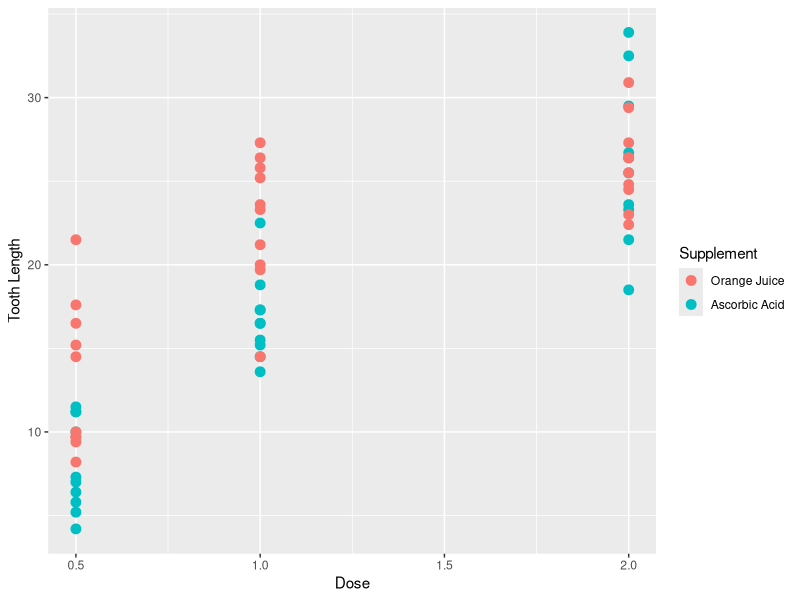

Here is the R script that generated this plot:
## ---- chunk 1
set.seed(123) # this ensures that any psuedo-random computations are always the same
## ---- chunk 2

# UNCOMMENT THE CODE

R.version

sessionInfo()
## ---- chunk 3

library(tidyverse)

sessionInfo()
## ---- chunk 4

iris_tibble = as_tibble(ToothGrowth)
print(iris_tibble)


## ---- chunk 5

filter(iris_tibble, supp == "OJ")

## ---- chunk 6

filter(iris_tibble, supp == "VC" & dose >= 1.0)


## ---- chunk 7

tooth_growth_tibble = group_by(iris_tibble, supp)

summarize(tooth_growth_tibble, mean = mean(len))


## ---- chunk 8

ggplot(ToothGrowth, aes(dose,len)) + geom_point(aes(color = supp), size = 3) + xlab("Dose") + ylab("Tooth Length") + scale_color_discrete(name = "Supplement", labels = c("Orange Juice", "Ascorbic Acid"))


